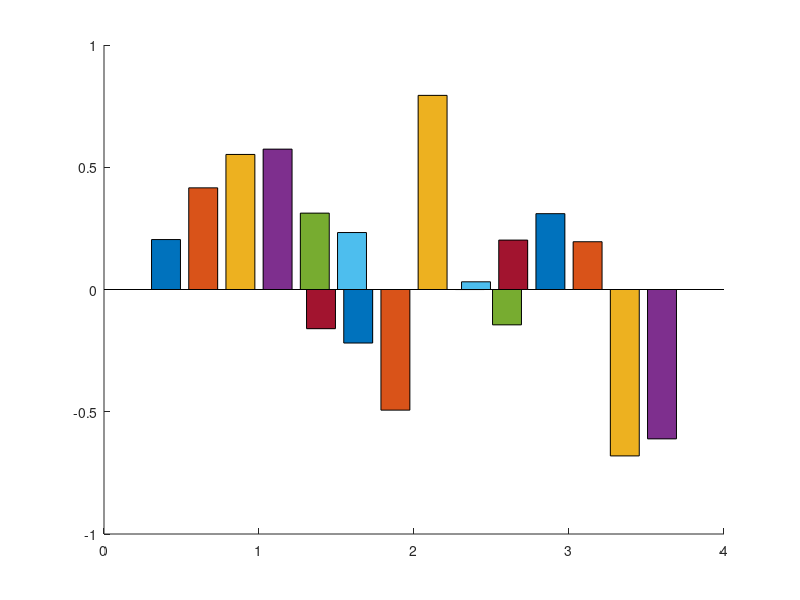

Here is the MATLAB script that generated this plot:

Bright = [0.2043, 0.4158, 0.5524, 0.5741, 0.3124, 0.2330]
Green = [-0.1603, -0.2189, -0.4934, 0.7940, -0.0002, -0.1446]
Wet = [0.0315, 0.2021, 0.3102, 0.1954, -0.6806, -0.6109]

figure
hold on
bar(1, Bright)
bar(2, Green)
bar(3, Wet)